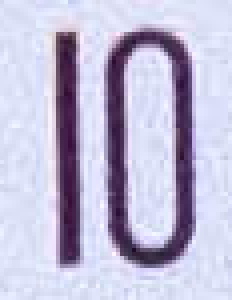
#> input picture final_project/data/reference_images/originals/10_1.png, 58 x 75 px (shown 4 times larger); its folder holds only this picture in this run
$ jupyter execute --allow-errors DataAugmentation.ipynb
#> lines starting #> are read from the running program, lines starting #| are printed output that depends on the picture
#> `image = cv2.imread(img,cv2.IMREAD_GRAYSCALE)`:
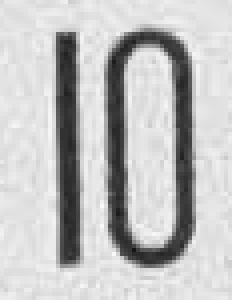
#> image: shape (75, 58) (shown 4 times larger); min 21, max 249, mean 191.6
#> `image_bright = cv2.add(image,bright)`:
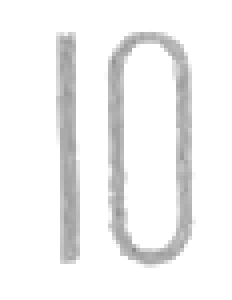
#> image_bright: shape (75, 58) (shown 4 times larger); min 141, max 255, mean 241.7
#> `image_dark = cv2.subtract(image,dark)`:
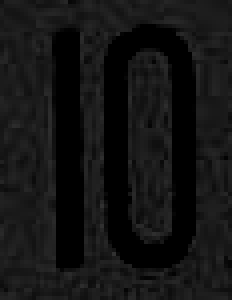
#> image_dark: shape (75, 58) (shown 4 times larger); min 0, max 49, mean 19.5
#> `image_flip = cv2.flip(image,3)`:
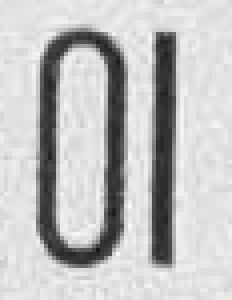
#> image_flip: shape (75, 58) (shown 4 times larger); min 21, max 249, mean 191.6
# Data Augmentation

[cell 1]
import cv2
import os
import numpy as np
import glob
import matplotlib.pyplot as plt
from helpers import *

[cell 2]
input_folder = "data/reference_images/originals/"

[cell 3]
def plot_augmented(original,new):
    fig,ax = plt.subplots(1,2,figsize=(10,6))
    ax[0].imshow(original,cmap="gray")
    ax[1].imshow(new,cmap="gray")

### Rotations

[cell 4]
rot_path = "data/reference_images/rotated/"
angles = [15,45,75,90,105,135,155,180]

#> (a cell that did not finish here is left out)

### Bright

[cell 6]
bright_path = "data/reference_images/bright/"
#> (the rest of this cell did not finish here and is left out)

### Dark

[cell 7]
dark_path = "data/reference_images/dark/"
#> (the rest of this cell did not finish here and is left out)

### Flipped

[cell 8]
flip_path = "data/reference_images/flip/"
#> (the rest of this cell did not finish here and is left out)

$ run again, on final_project/data/reference_images/originals/3_1.png
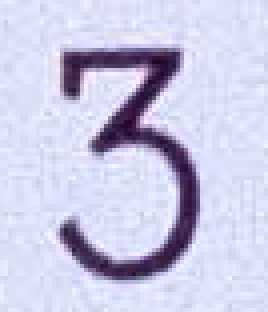
#> input picture final_project/data/reference_images/originals/3_1.png, 67 x 78 px (shown 4 times larger)
#> `image_dark = cv2.subtract(image,dark)`:
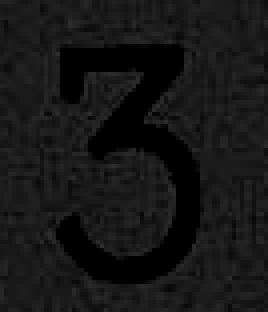
#> image_dark: shape (78, 67) (shown 4 times larger); min 0, max 48, mean 22.3
#> `image_flip = cv2.flip(image,3)`:
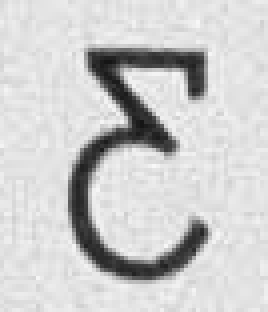
#> image_flip: shape (78, 67) (shown 4 times larger); min 21, max 248, mean 204.4

$ run again, on final_project/data/reference_images/originals/4_1.png
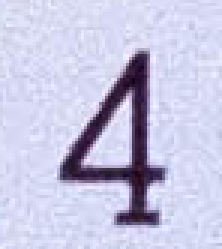
#> input picture final_project/data/reference_images/originals/4_1.png, 74 x 83 px (shown 3 times larger)
#> `image_dark = cv2.subtract(image,dark)`:
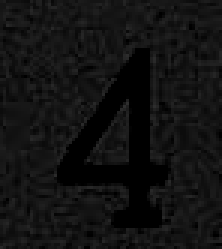
#> image_dark: shape (83, 74) (shown 3 times larger); min 0, max 46, mean 17.7
#> `image_flip = cv2.flip(image,3)`:
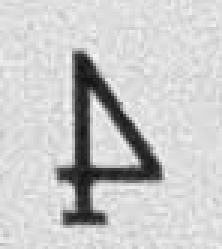
#> image_flip: shape (83, 74) (shown 3 times larger); min 21, max 246, mean 201
